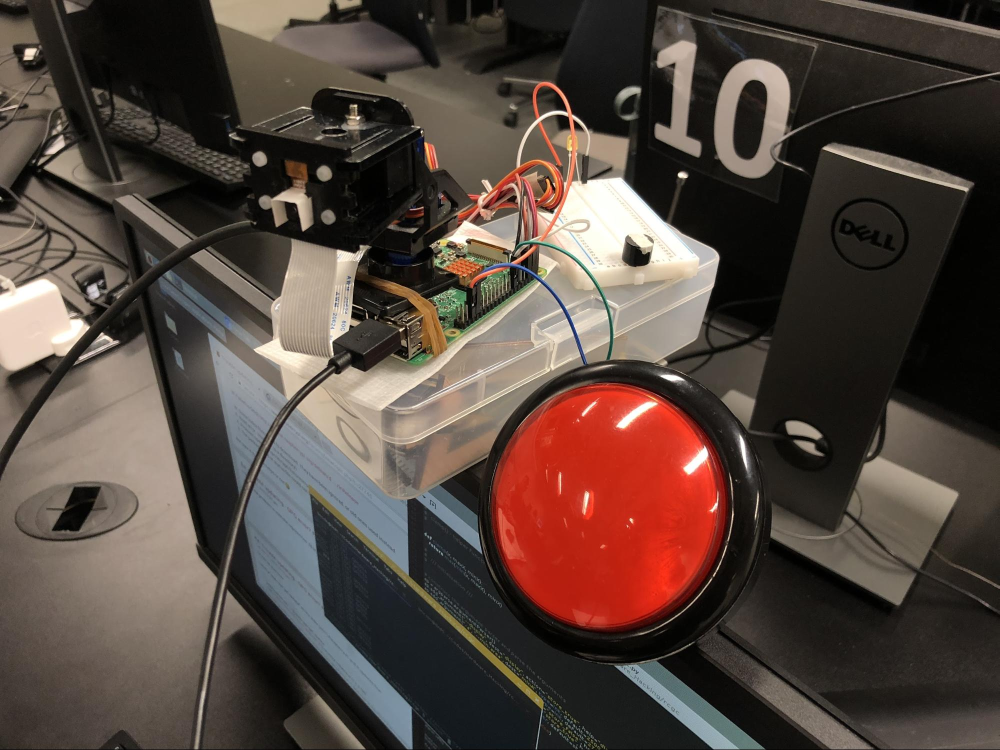
#> input picture equi.jpg, 1999 x 1500 px, given in place of the camera (shown at 1/2 size)
$ python rcgc.py   (Python 2 division)   (older library calls are emulated)
#> lines starting #> are read from the running program, lines starting #| are printed output that depends on the picture
#! usr/bin/env python
#
#   SM3610 Hardware Hacking
#   Red cam Green cam
#   7/12/2017
#   Tested on raspberry pi 3b with python 2 + opencv 2.4.x
#
#   Python package dependencies: imutils, cv2, gpiozero
#
#

from __future__ import print_function, division
from imutils.video import VideoStream
from gpiozero import AngularServo, LED, Buzzer, Button
import argparse
import imutils
from time import sleep, strftime
import cv2
import os
from random import randint
import numpy as np

#
#   bcolors - for printing color log
#


class bcolors:
    HEADER = '\033[95m'
    OKBLUE = '\033[94m'
    OKGREEN = '\033[92m'
    WARNING = '\033[93m'
    FAIL = '\033[91m'
    ENDC = '\033[0m'
    BOLD = '\033[1m'
    UNDERLINE = '\033[4m'

#
#   kill() - Called when user press the button
#


def kill():

    print(bcolors.HEADER + "[INFO] Killed" + bcolors.ENDC)

    global buttonPressed
    global v
    global sv
    global alarm

    if buttonPressed is True:
        return

    alarm.off()

    v = -50
    sv.angle = v
    sleep(0.5)
    buttonPressed = True

    sh.detach()
    sv.detach()

#
#   clamp() - helper function to keep servo angle in range
#


def clamp(x, maxX, minX):
    return max(min(x, maxX), minX)

#
#   /// Initialization ///
#


# construct the argument parser and parse the arguments
ap = argparse.ArgumentParser()
ap.add_argument("--display", dest="display", action="store_true", help="display Pi's view while running")
ap.add_argument("-a", "--min-area", dest="minA", type=int, default=2500, help="minimum area size")
ap.add_argument("-A", "--max-area", dest="maxA", type=int, default=275 * 300, help="maximum area size")
ap.add_argument("--webcam", dest="picam", action="store_false", help="use webcam (default Raspberry Pi cam)")
ap.add_argument("--record", dest="record", action="store_true", help="record processed frames into video")
ap.add_argument("-o","--out", dest="vname", type=str, default=strftime("%Y%m%d-%H%M%S")+".avi", help="output video path")

ap.set_defaults(display=False, picam=True, record=False)
args = vars(ap.parse_args())

display = args["display"]

print("[INFO] -- Settings -- ")
print("[INFO] Display =", display)
print("[INFO] minimum area size =", args["minA"])
print("[INFO] maximum area size =", args["maxA"])
print("[INFO] Record =", args["record"])
if args['record'] is True:
    print("[INFO] Output path =", args["vname"])


print("[INFO] Waiting for pi cam to warmup...")
vs = VideoStream(usePiCamera=args["picam"]).start()
sleep(2.0)


print("[INFO] Waking up servos...")

#
#   GPIO settings
#

sv = AngularServo(3, min_angle=-50, max_angle=50)
sh = AngularServo(2, min_angle=50, max_angle=-50)

alarm = LED(16)
alarm.off()


button = Button(18)
button.when_pressed = kill

frame = vs.read()
#> frame is the input picture: shape (1500, 1999, 3); mean B, G, R 62, 69.3, 83.8

sleep(2.0)

#
#   Initial rhe FourCC, video writer, dimension of the frame
#
isRecord = args["record"]
if isRecord:
    fourcc = cv2.cv.FOURCC(*"MJPG")
    writer = None
    (h, w) = (None, None)
    zeros = None
    vname = args["vname"]
    fps = 2

#
#   Constant for setting
#

boundaryX = 150
boundaryY = 100
FW = 500    # Frame Width
FH = 375    # Frame Height
angleVarX = 0.1
angleVarY = 0.3

#
#   Global Vars
#
h = 0
v = 0

firstFrame = None   # firstFame for comparsion
lastFrame = None    # for making gif


buttonPressed = None
isMotionInBounded = False

#
#   /// Main Loop ///
#

print("[INFO] start detection...")
while True:

    # Player wins
    # Died sequence is playing, no need to get frame or compare
    if buttonPressed:
        alarm.off()
        #print(bcolors.HEADER+"[INFO] Double Killed"+bcolors.ENDC)
        v = clamp(v + 1, 50, -50)
        sv.angle = v
        #print("sv.angle = %f, v = %f" % (sv.angle, v))
        sleep(0.01)

        if sv.angle >= 50:  # it is totally died

            sh.detach()
            sv.detach()

            # -- Restart the game after 10 sec
            sleep(10)
            buttonPressed = False

        continue

    isMotion = False
    isMotionInBound = False

    # grab the next frame from the video stream
    org_frame = vs.read()

    # resize the frame, convert it to grayscale, and blur it
    org_frame = imutils.resize(org_frame, width=500)
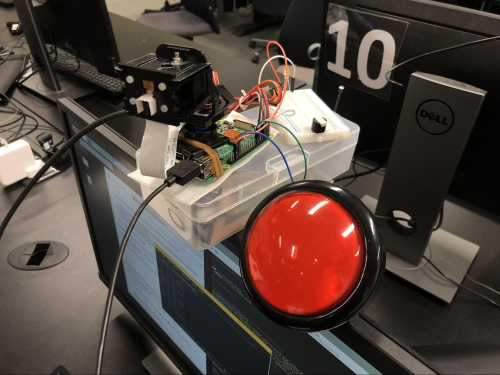
#> org_frame: shape (375, 500, 3); mean B, G, R 62, 69.3, 83.8
    frame = org_frame
    gray = cv2.cvtColor(frame, cv2.COLOR_BGR2GRAY)
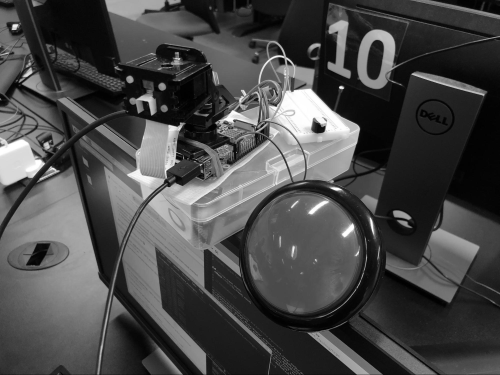
#> gray: shape (375, 500); min 0, max 255, mean 72.8
    gray = cv2.GaussianBlur(gray, (21, 21), 0)
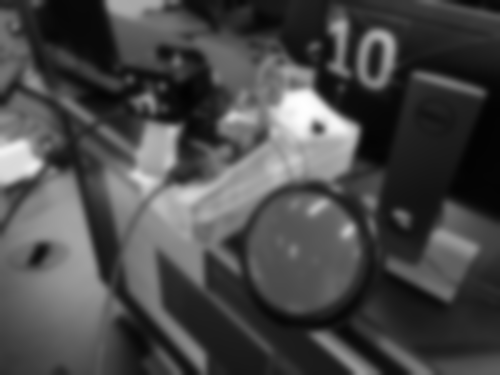
#> gray: shape (375, 500); min 2, max 254, mean 72.8

    # No frame to compare, continue to the next loop
    if firstFrame is None:
        sleep(0.25)
        firstFrame = gray
        continue

    # compute the absolute difference between the current frame and
    # first frame
    frameDelta = cv2.absdiff(firstFrame, gray)
    thresh = cv2.threshold(frameDelta, 25, 255, cv2.THRESH_BINARY)[1]

    # dilate the thresholded image to fill in holes, then find contours
    # on thresholded image
    thresh = cv2.dilate(thresh, None, iterations=2)
    (cnts, _) = cv2.findContours(thresh.copy(),
                                 cv2.RETR_EXTERNAL, cv2.CHAIN_APPROX_SIMPLE)

    # the center of the contour rect
    centerx = None
    centery = None

    # use for finding max area
    maxArea = 0
    maxC = None

    # loop over the contours, select the largest area
    for c in cnts:
        area = cv2.contourArea(c)
        # if the contour is too small, ignore it
        if area < args["minA"] or area > args["maxA"]:
            continue
        elif maxC is None:
            maxC = c
            maxArea = area
            continue
        elif area > maxArea:
            maxC = c
            maxArea = area
            continue

    if not maxC is None:
        # compute the bounding box for the contour, draw it on the frame,
        # and update the text
        (x, y, w, h2) = cv2.boundingRect(maxC)

        centerx = x + w / 2
        centery = y + h2 / 2

        #print("[INFO] Center: %f, %f" % (centerx,centery) )

        isMotion = True

        if centerx > boundaryX and centerx < 500 - boundaryX and centery > boundaryY and centery < 375 - boundaryY:
            isMotionInBound = True
            # Draw the detected motion rect
            cv2.rectangle(frame, (x, y), (x + w, y + h2), (0, 0, 255), 1)
        else:
            # Draw the detected motion rect
            cv2.rectangle(frame, (x, y), (x + w, y + h2), (0, 255, 0), 1)

    #   Draw the boundary
    cv2.rectangle(frame, (boundaryX, boundaryY),
                  (FW - boundaryX, FH - boundaryY), (255, 0, 0), 1)


    #  Blur Detection

    centerImg = org_frame[boundaryY:FH - boundaryY, boundaryX:FW-boundaryX]
    centerBlur = cv2.Laplacian(centerImg, cv2.CV_64F).var()
    frameBlur = cv2.Laplacian(org_frame, cv2.CV_64F).var()


    #
    #   Decision Making - response to input
    #

    if frameBlur > centerBlur:	# CASE 4: center is blurry, instant death
    	print(bcolors.FAIL + "[INFO] center blur and GAME OVER" + bcolors.ENDC)

        alarm.on()
        sleep(3)
        alarm.off()

        # reset game
        firstFrame = None
        isMotionInBounded = False

    elif isMotionInBound:  # CASE 3

        if not isMotionInBounded:   # CASE 3A: last frame is not in bound
            print(bcolors.WARNING +
                  "[INFO] Motion in bound...maybe" + bcolors.ENDC)
            # Allow the player to stay and prevent error
            alarm.off()
            firstFrame = None
            isMotionInBounded = True
        else:   # CASE 3B: confirm it is a kill
            print(bcolors.FAIL +
                  "[INFO] Motion in bound and GAME OVER" + bcolors.ENDC)

            alarm.on()
            sleep(3)
            alarm.off()

            # reset game
            firstFrame = None
            isMotionInBounded = False

    elif isMotion:  # CASE 2: Motion detected but not inside the rect

        isMotionInBounded = False

        alarm.off()

        # move towards the motion center

        dh = (centerx - (FW / 2)) * angleVarX  # (50/(FW/2))
        dv = (centery - (FH / 2)) * angleVarY  # (50/(FH/2))

        h = clamp(h + dh, 50, -50)
        v = clamp(v + dv, 40, -10)

        sh.angle = h
        sv.angle = v

        print("%s[INFO] Motion detected, move to (%f, %f), d = (%f, %f)%s" % (
            bcolors.OKBLUE, h, v, dh, dv, bcolors.ENDC))

        firstFrame = None

    else:  # CASE 1: no motion --> random move
        if h > 0:
            randomX = (randint(0, 2500) - 1875) * angleVarX
            randomY = (randint(0, 2500) - 1875) * angleVarY
        else:
            randomX = (randint(0, 2500) - 625) * angleVarX
            randomY = (randint(0, 2500) - 625) * angleVarY

        h = clamp(h + randomX, 50, -50)
        v = clamp(v + randomY, 20, -20)

        sh.angle = h
        sv.angle = v

        print("%s[INFO] No motion detected, randomly move to (%f, %f)%s" %
              (bcolors.OKGREEN, h, v, bcolors.ENDC))
        firstFrame = None
        isMotionInBounded = False
        alarm.off()

    # Sleep to allow the servo to move
    sleep(0.15)
    sh.detach()
    sv.detach()

    if display:
        cv2.imshow("Shybot's view", frame)
        #cv2.imshow("Change", frameDelta)
        #cv2.imshow("Thresh", thresh)

        key = cv2.waitKey(1) & 0xFF

        # if the 'q' key was pressed, break from the loop
        if key == ord("q"):
            break
        elif key == ord("r"):
            firstFrame = None

    if isRecord:
        # check if the writer is None
        if writer is None:
            # store the image dimensions, initialzie the video writer,
            # and construct the zeros array
            (h, w) = frame.shape[:2]
            writer = cv2.VideoWriter(vname, fourcc, fps,
                (w, h), True)
            zeros = np.zeros((h, w), dtype="uint8")

        # write the output frame to file
        writer.write(frame)

# do a bit of cleanup
cv2.destroyAllWindows()
vs.stop()

if isRecord:
    print("[INFO] Saving output... ")
    writer.release()
